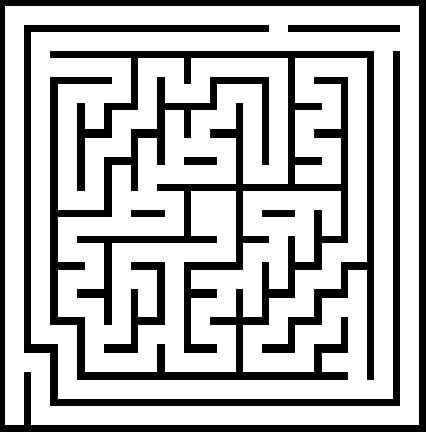
#> input picture WhatsApp Image 2025-10-24 at 17.55.22.jpeg, 426 x 432 px
$ python flood_fill_algorithm.py
#> lines starting #> are read from the running program, lines starting #| are printed output that depends on the picture; after the words box and inside, x2 and y2 are one past the last pixel; in counts of white or black regions, pixels touching at a corner belong together
import numpy as np
import matplotlib.pyplot as plt
from collections import deque
import cv2
from matplotlib.animation import FuncAnimation


#traitement d'image du labyrinthe
image = cv2.imread("WhatsApp Image 2025-10-24 at 17.55.22.jpeg", flags=cv2.IMREAD_GRAYSCALE)
#> image is the input picture: shape (432, 426); min 0, max 255, mean 181
_, binary = cv2.threshold(image, 127, 255, cv2.THRESH_BINARY)
#> binary: shape (432, 426); 70.9% white; 8 black regions, largest, box (x1, y1, x2, y2) and area: (50, 51, 374, 380) 30118, (0, 0, 426, 432) 10937, (24, 25, 400, 406) 9459
binary = cv2.bitwise_not(binary)
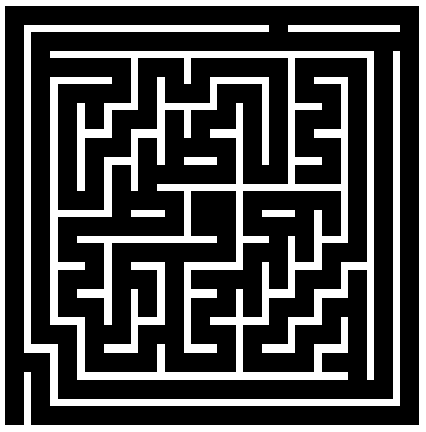
#> binary: shape (432, 426); 29.1% white; 8 white regions, largest, box (x1, y1, x2, y2) and area: (50, 51, 374, 380) 30118, (0, 0, 426, 432) 10937, (24, 25, 400, 406) 9459

maze2 = (binary <= 127).astype(int)


#réduction de la taille de l'image sans perdre d'informations
reduced_rows = deque()
previous_row = None

for row in maze2:
    if previous_row is None or not np.array_equal(row, previous_row):
        reduced_rows.append(row)
        previous_row = row
#> after the loop, previous_row = 426 values from 0 to 0

maze_reduced_v = np.array(reduced_rows).T #.T is for transposition
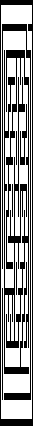
#> maze_reduced_v: shape (426, 33) int64; values 0 (black) and 1 (white), 59.9% white; 8 black regions, largest, box (x1, y1, x2, y2) and area: (4, 50, 29, 374) 3035, (0, 0, 33, 426) 1252, (2, 24, 31, 400) 996

cols_reduced = deque()
previous_col = None

for col in maze_reduced_v:
    if previous_col is None or not np.array_equal(col, previous_col):
        cols_reduced.append(col)
        previous_col = col
#> after the loop, previous_col = 33 values from 0 to 0

maze_final = np.array(cols_reduced).T
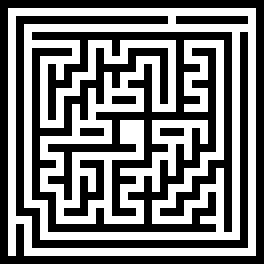
#> maze_final: shape (33, 33) int64 (shown 8 times larger); values 0 (black) and 1 (white), 47.8% white in thin lines or dots, all inside (x1, y1, x2, y2) = (1, 1, 32, 32)

size = maze_final.shape
#> size = (33, 33)

goal = (5,11)
distances = np.full(size, np.inf)
distances[goal[0]][goal[1]] = 0

frames = []

def floodfill(maze, goal):
#> called with goal = (5, 11)
    queue = deque([goal])

    while queue:
        x,y = queue.popleft()
        directions = [(1,0),(-1,0),(0,1),(0,-1)]
        frames.append(distances.copy())
        for dx, dy in directions:
            nx , ny = x+dx, y+dy
            if 0 < nx < len(maze) and 0 < ny < len(maze[0]):
                if distances[nx][ny] == float('inf') and maze[nx][ny] == 1:
                    distances[nx][ny] = distances[x][y] + 1
                    queue.append((nx, ny))


def get_path(start, goal):
#> called with start = (1, 1), goal = (5, 11)
    path = []
    current = start
    while current != goal:
        x,y = current
        best = None
        best_distance = float('inf')
        directions = [(1,0),(-1,0),(0,1),(0,-1)]
        for dx, dy in directions :
            nx, ny = x+dx, y+dy
            if 0 < nx < len(maze_final) and 0 < ny < len(maze_final[0]):
                if maze_final[nx][ny] == 1 and distances[nx][ny] < best_distance:
                    best_distance = distances[nx][ny]
                    best = (nx, ny)
        if best is None:
            return None
        path.append(current)
        current = best
    path.append(goal)
    return path

floodfill(maze=maze_final, goal=goal)
path = get_path(start=(1,1), goal=goal)

print(distances)


#Animation de la solution

fig, ax1 = plt.subplots(figsize = (12, 6))

ax1.imshow(maze_final, cmap="gray")
ax1.set_title("labyrinthe réduite")
ax1.axis('off')

max_dist = np.where(distances == np.inf, 0, distances)
max_dist = max_dist.max()
vmax = max(max_dist, 1)

ax1.plot(1,1,'go', markersize=8, label="Départ")
ax1.plot(goal[1], goal[0],'ro', markersize=8, label="Arrivée")
ax1.legend()

robots, = ax1.plot([], [], 'bo', markersize=8)

trace_robot, = ax1.plot([], [], '-', linewidth=3)

path_array = np.array(path)
Xs = []
Ys = []

def update(frame_idx):
    if frame_idx < len(frames):
        x, y = path_array[frame_idx]
        robots.set_data([y],[x])

        Xs.append(x)
        Ys.append(y)
        trace_robot.set_data(Ys, Xs)
    return  [robots]

ani = FuncAnimation(fig, update, frames=len(frames), interval = 50, repeat = False)

plt.tight_layout()
plt.show()
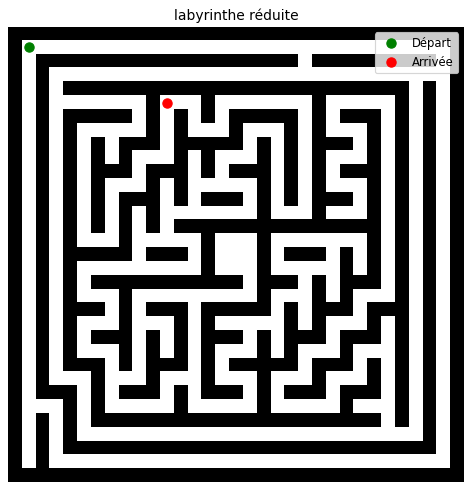
#> figure drawn by matplotlib, 1 panel

$ run again, with 32 by 32 orthogonal maze.png saved as WhatsApp Image 2025-10-24 at 17.55.22.jpeg
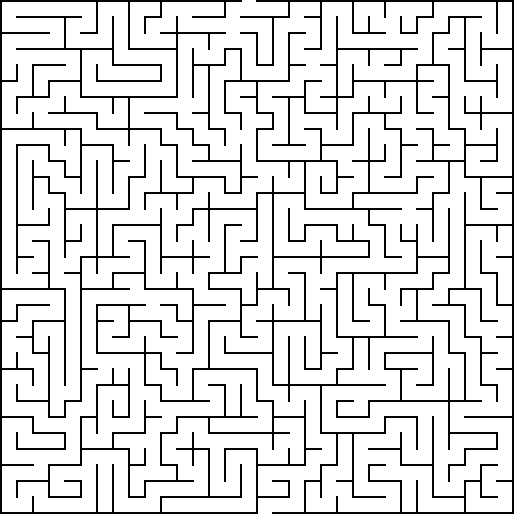
#> input picture 32 by 32 orthogonal maze.png, 514 x 514 px
#> image is the input picture: shape (514, 514); min 0, max 255, mean 221.3
#> `binary = cv2.bitwise_not(binary)`:
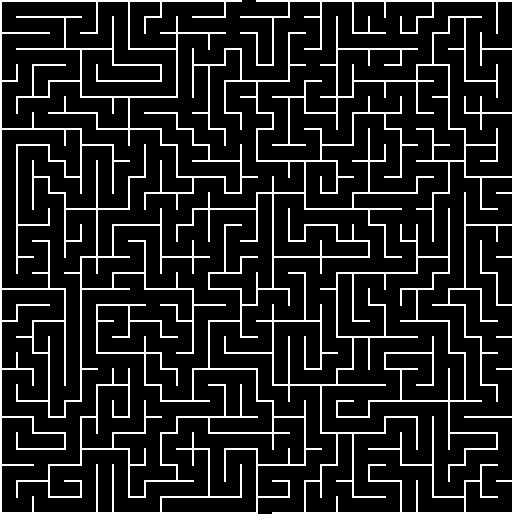
#> binary: shape (514, 514); 13.2% white in thin lines or dots
#> maze2: shape (514, 514) int64; values 0 (black) and 1 (white), 86.8% white; black in thin lines or dots
#> after the loop `for row in maze2:`: previous_row = 514 values, max 1 at index 258, min 0 at index 0, mean 0.0272
#> maze_reduced_v: shape (514, 65) int64; values 0 (black) and 1 (white), 68% white; black in thin lines or dots
#> after the loop `for col in maze_reduced_v:`: previous_col = 65 values from 0 to 0
#> maze_final: shape (65, 65) int64; values 0 (black) and 1 (white), 48.5% white in thin lines or dots
#> `plt.show()`:
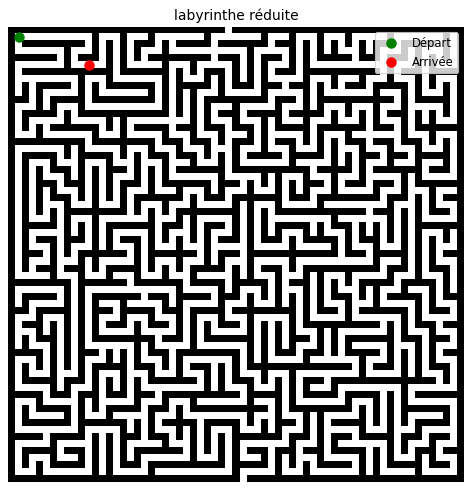
#> figure drawn by matplotlib, 1 panel
